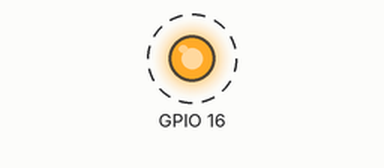
Bench run of a sketch on a simulated ESP8266 (NodeMCU). Shown: output pins drawn as LEDs (lit = HIGH). Dashed ring = blinking. WiFi joins after 1.5 s; servers stay silent unless stated; what the sketch prints to the serial monitor is not drawn.

Above: at 2.0 s.
Timing chart, 0 to 4.8 s (numbered marks = the images above):
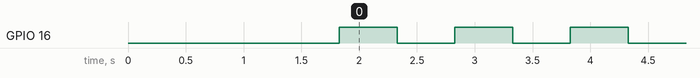

Measured:
- by itself, GPIO 16: alternates HIGH for 0.50 s and LOW for 0.50 s

The sketch:

_3_ifttt_test.ino
```cpp
#include <ESP8266WiFi.h>

#define IFTTT_MAX_SIZE_STRING    512

const char* ssid     = ""; //SSIDを入力
const char* password = ""; //パスワードを入力


const char* host = "maker.ifttt.com";

void setup() {
  Serial.begin(115200);
  pinMode(16, OUTPUT);
  delay(100);

  //接続開始

  Serial.println();
  Serial.println();
  Serial.print("Connecting to ");
  Serial.println(ssid);

  WiFi.begin(ssid, password);

  while (WiFi.status() != WL_CONNECTED) {
    delay(500);
    Serial.print(".");
  }

  Serial.println("");
  Serial.println("WiFi connected");
  Serial.println("IP address: ");
  Serial.println(WiFi.localIP());

  post_to_ifttt();

  delay(10);
}

void post_to_ifttt(){
  //iFTTTへの接続開始
  Serial.print("connecting to ");
  Serial.println(host);
  // WiFiClient クラスを使用

  WiFiClient client;
  const int httpPort = 80;//80番ポート
  if (!client.connect(host, httpPort)) {
    Serial.println("connection failed");
    return;
  }

  // サーバーへの送信情報
  char str[IFTTT_MAX_SIZE_STRING] = {0};
  char v1[16] = "name";//自分の名前を入れてください
  char v2[16] = "";
  char v3[16] = "";
  char header[100] = "POST /trigger/test/with/key/fULaIbddbnSvZal8xTIS3TCpKIJGEFqOIfyDaDlzF-y HTTP/1.1\r\n";
  const char * host = "Host: maker.ifttt.com\r\n";
  char contentLen[50] = {0};
  const char * contentType = "Content-Type: application/json\r\n\r\n";
  char valueData [150] = {0};
  sprintf(valueData,"{\"value1\":\"%s\",\"value2\":\"%s\",\"value3\":\"%s\"}\r\n",v1,v2,v3);
  sprintf(contentLen,"Content-Length:%d\r\n",strlen(valueData));
  sprintf(str,"%s%s%s%s%s",header,host,contentLen,contentType,valueData);

  Serial.println("start to post");
  client.print(str);
  Serial.print(str);
  Serial.println("....fin");
}

void loop() {
  digitalWrite(16, HIGH);
  delay(500);
  digitalWrite(16, LOW);
  delay(500);
}
```
